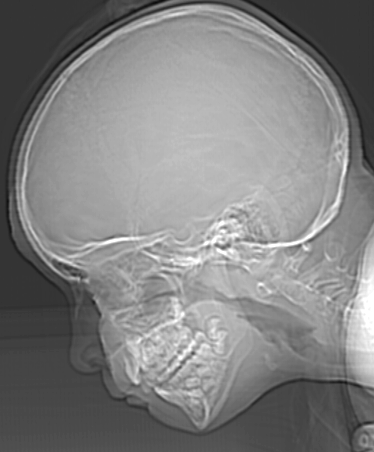
#> input picture Question-1/Skull 374x452.tif, 374 x 452 px
$ jupyter execute '1(c).ipynb'
#> lines starting #> are read from the running program, lines starting #| are printed output that depends on the picture; after the words box and inside, x2 and y2 are one past the last pixel; in counts of white or black regions, pixels touching at a corner belong together
## Task 1(b): Take a grayscale image of size 512x512, decrease its intensity level resolution by one bit up to reach its binary format & observe its change when displaying in the same window size

## Importing the Libraries

[cell 1]
import cv2
import numpy as np
import matplotlib.pyplot as plt

[cell 2]
def decrease_resolution(image, bits):
    step = 255/ (2**bits-1)
    height, width = image.shape
    decreased_image = image.copy()

    for r in range(height):
        for c in range(width):
            decreased_image[r, c] = round(image[r,c]/step)*step
    return decreased_image;

[cell 3]
original_image = cv2.imread("./Skull 374x452.tif", 0)
#> original_image is the input picture: shape (452, 374); min 12, max 255, mean 129.4

[cell 4]
decreased_image = original_image.copy()
plt.figure(figsize=(13,8))
for k in range(1, 9):
    plt.subplot(2, 4, k)
    bits = 9-k
    decreased_image = decrease_resolution(decreased_image, bits)
    plt.imshow(decreased_image, cmap='gray')

    plt.title(f"{bits}-Bits Image")
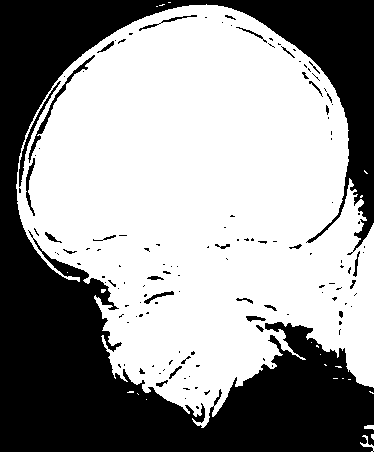
#> decreased_image: shape (452, 374); 59.7% white; 134 black regions (103 under 20 px), largest, box (x1, y1, x2, y2) and area: (0, 0, 374, 452) 65430, (28, 55, 95, 163) 449, (19, 81, 61, 187) 349
plt.show()
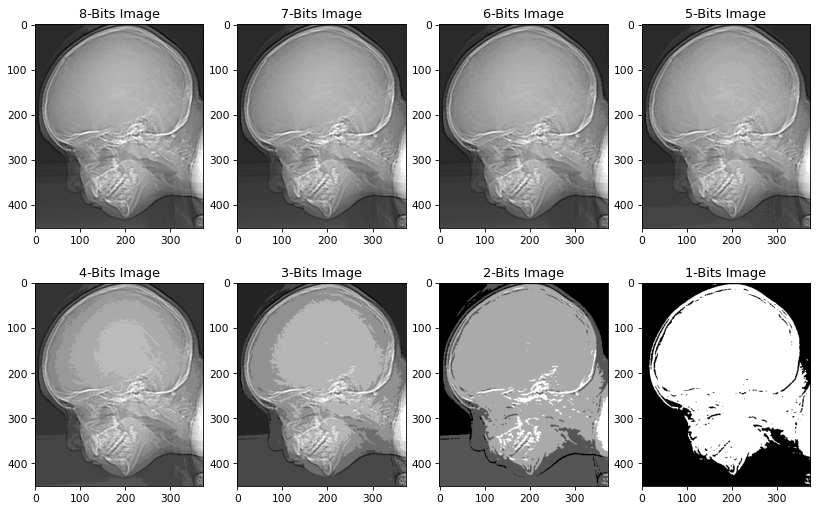
#> figure drawn by matplotlib, 8 panels
